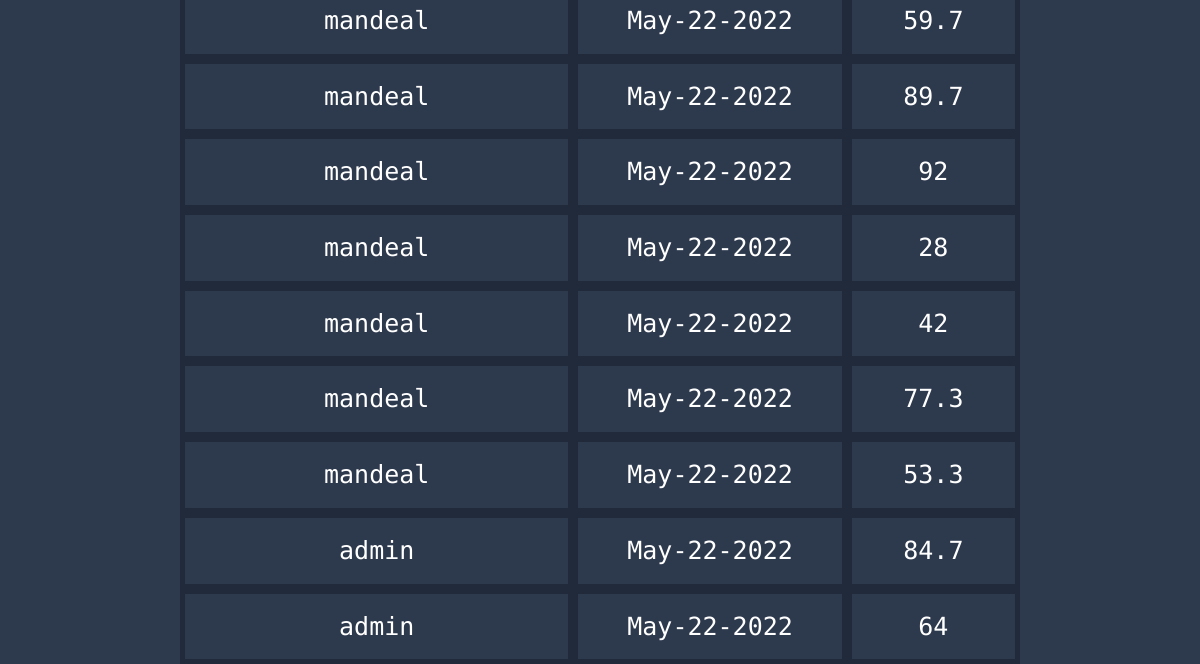
The page /leaderboard (lower part) on the database as committed earlier.
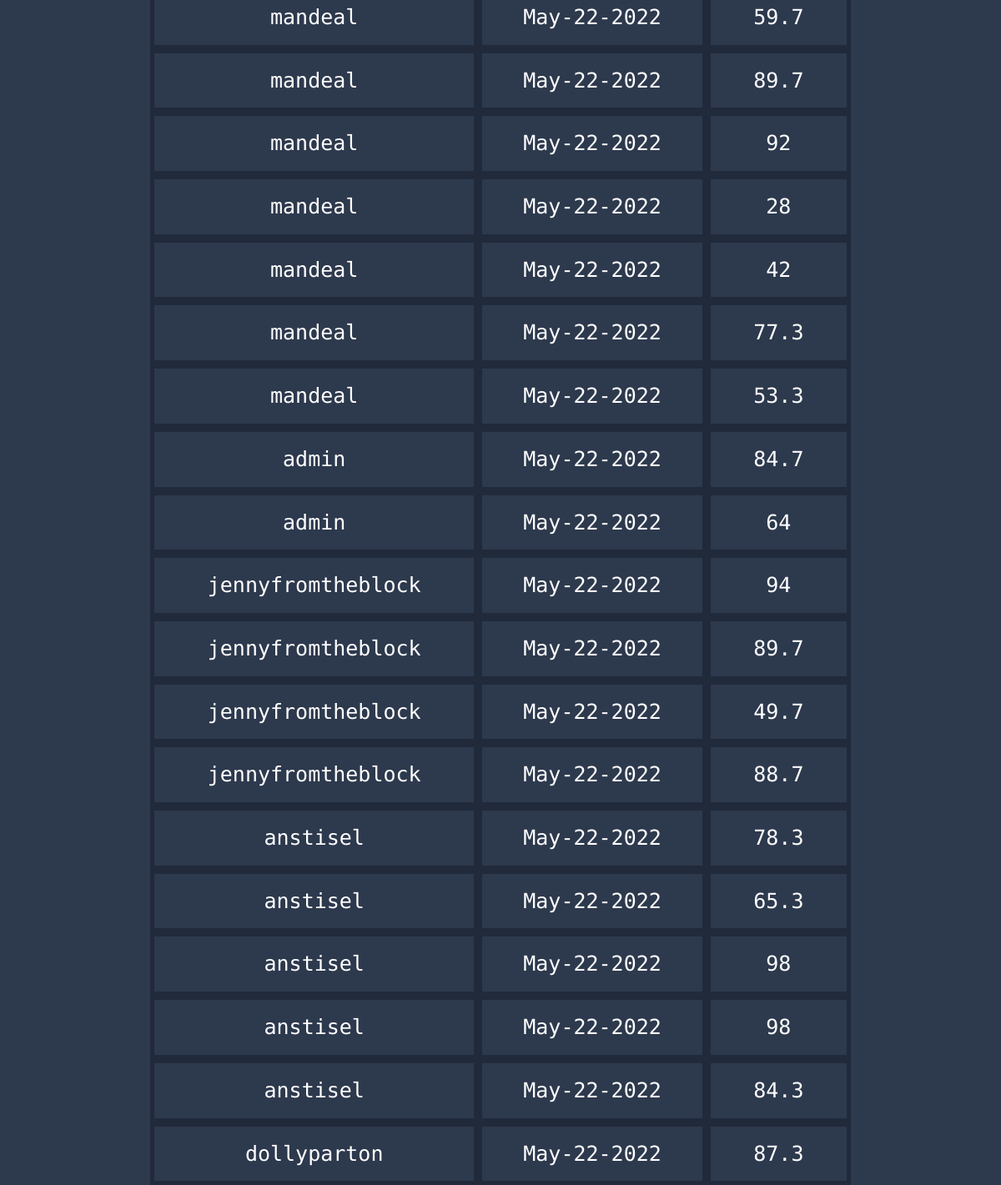
The same page on the database as committed later.
### app/models.py (models this page shows, shortened)
class Score(UserMixin, db.Model):
    id = db.Column(db.Integer, primary_key=True)
    user_score = db.Column(db.Integer)
    user_id = db.Column(db.Integer, db.ForeignKey("user.id"))
    today = date.today()
    format_date = today.strftime("%b-%d-%Y") #strips minutes, formats the date eg May-16-2022
    date = db.Column(db.String, default=format_date)

class User(UserMixin, db.Model):
    id = db.Column(db.Integer, primary_key=True)
    username = db.Column(db.String(64), index=True, unique=True)
    email = db.Column(db.String(120), index=True, unique=True)
    password_hash = db.Column(db.String(128))
    user_stats = db.relationship('Score', backref='user', lazy=True)

### app/routes.py (the view)
@app.route('/leaderboard', methods=['GET', 'POST'])
def leaderboard():
    all_scores = Score.query.all()
    user = User.query.all()
    if current_user.is_authenticated:
        user_name = current_user.username
        return render_template('leaderboard.html', title='Leaderboard', scores=all_scores, user_name=user_name)
    return render_template('leaderboard.html', title='Leaderboard', scores=all_scores)

### app/templates/leaderboard.html (shortened to what this page needs)
{% extends "base.html" %}
{% block content %}
    <table id="myTable" class="tablesorter">
        <tbody>
            {% for score in scores %}
                <tr>
                    <td> {{ score.user.username }} </td>
                    <td> {{ score.date }} </td>
                    <td> {{ score.user_score }}</td>
                </tr>
            {% endfor %}
    </tbody>
</table>
{% endblock %}

Rows that differ between the two databases and show on the page:
added Score: user.username "jennyfromtheblock", date "May-22-2022", user_score "94"
added Score: user.username "jennyfromtheblock", date "May-22-2022", user_score "89.7"
added Score: user.username "jennyfromtheblock", date "May-22-2022", user_score "49.7"
added Score: user.username "jennyfromtheblock", date "May-22-2022", user_score "88.7"
added Score: user.username "anstisel", date "May-22-2022", user_score "78.3"
added Score: user.username "anstisel", date "May-22-2022", user_score "65.3"
added Score: user.username "anstisel", date "May-22-2022", user_score "98"
added Score: user.username "anstisel", date "May-22-2022", user_score "98"
added Score: user.username "anstisel", date "May-22-2022", user_score "84.3"
added Score: user.username "dollyparton", date "May-22-2022", user_score "87.3"
